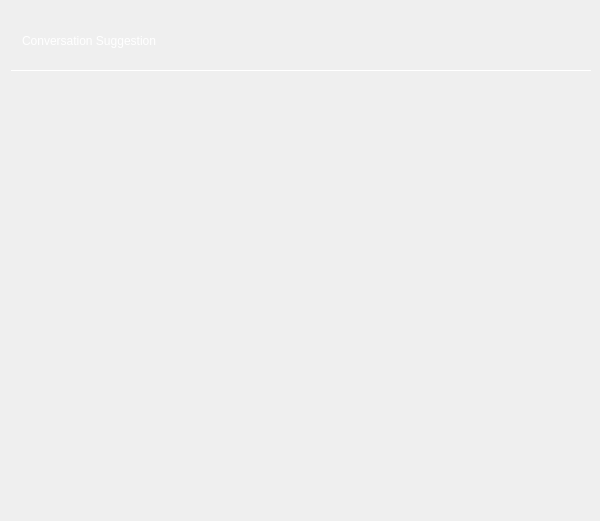
<?xml version="1.0" encoding="UTF-8"?>
<ui version="4.0">
 <class>RobotChatMainUIClass</class>
 <widget class="QWidget" name="RobotChatMainUIClass">
  <property name="geometry">
   <rect>
    <x>0</x>
    <y>0</y>
    <width>600</width>
    <height>521</height>
   </rect>
  </property>
  <property name="minimumSize">
   <size>
    <width>600</width>
    <height>521</height>
   </size>
  </property>
  <property name="maximumSize">
   <size>
    <width>600</width>
    <height>521</height>
   </size>
  </property>
  <property name="windowTitle">
   <string>RobotChatMainUI</string>
  </property>
  <property name="styleSheet">
   <string notr="true">QWidget{
	font: 12px &quot;微软雅黑&quot;;
}

QLabel#lb_title{
	font: 20px &quot;微软雅黑&quot;;
	
	color: rgb(255, 255, 255);
}

QFrame#frame{
	border:1px;
	border-bottom:1px solid #ffffff
}

QPushButton#pb_min{
	border:none;
	background-image: url(:/QtTest/icon/chat/min.png);
	background-position: center;
    background-repeat: no-repeat;
}

QPushButton#pb_close{
	border:none;
	background-image: url(:/QtTest/icon/chat/close.png);
	background-position: center;
    background-repeat: no-repeat;

}</string>
  </property>
  <layout class="QVBoxLayout" name="verticalLayout">
   <item>
    <widget class="QFrame" name="frame">
     <property name="minimumSize">
      <size>
       <width>580</width>
       <height>60</height>
      </size>
     </property>
     <property name="maximumSize">
      <size>
       <width>580</width>
       <height>60</height>
      </size>
     </property>
     <property name="frameShape">
      <enum>QFrame::StyledPanel</enum>
     </property>
     <property name="frameShadow">
      <enum>QFrame::Raised</enum>
     </property>
     <layout class="QHBoxLayout" name="horizontalLayout">
      <item>
       <widget class="QLabel" name="lb_title">
        <property name="minimumSize">
         <size>
          <width>230</width>
          <height>20</height>
         </size>
        </property>
        <property name="text">
         <string>Conversation Suggestion</string>
        </property>
       </widget>
      </item>
      <item>
       <spacer name="horizontalSpacer">
        <property name="orientation">
         <enum>Qt::Horizontal</enum>
        </property>
        <property name="sizeHint" stdset="0">
         <size>
          <width>251</width>
          <height>20</height>
         </size>
        </property>
       </spacer>
      </item>
      <item>
       <widget class="QPushButton" name="pb_min">
        <property name="minimumSize">
         <size>
          <width>24</width>
          <height>24</height>
         </size>
        </property>
        <property name="maximumSize">
         <size>
          <width>24</width>
          <height>24</height>
         </size>
        </property>
        <property name="text">
         <string/>
        </property>
       </widget>
      </item>
      <item>
       <widget class="QPushButton" name="pb_close">
        <property name="minimumSize">
         <size>
          <width>24</width>
          <height>24</height>
         </size>
        </property>
        <property name="maximumSize">
         <size>
          <width>24</width>
          <height>24</height>
         </size>
        </property>
        <property name="text">
         <string/>
        </property>
       </widget>
      </item>
     </layout>
    </widget>
   </item>
   <item>
    <widget class="QStackedWidget" name="stackedWidget">
     <property name="styleSheet">
      <string notr="true"/>
     </property>
     <widget class="WRobotChat" name="chat_widget"/>
     <widget class="WChatDesc" name="chat_desc_wgt"/>
    </widget>
   </item>
  </layout>
 </widget>
 <layoutdefault spacing="6" margin="11"/>
 <customwidgets>
  <customwidget>
   <class>WRobotChat</class>
   <extends>QWidget</extends>
   <header>WRobotChat.h</header>
   <container>1</container>
  </customwidget>
  <customwidget>
   <class>WChatDesc</class>
   <extends>QWidget</extends>
   <header>WChatDesc.h</header>
   <container>1</container>
  </customwidget>
 </customwidgets>
 <resources>
  <include location="../AiSound.qrc"/>
 </resources>
 <connections/>
</ui>
